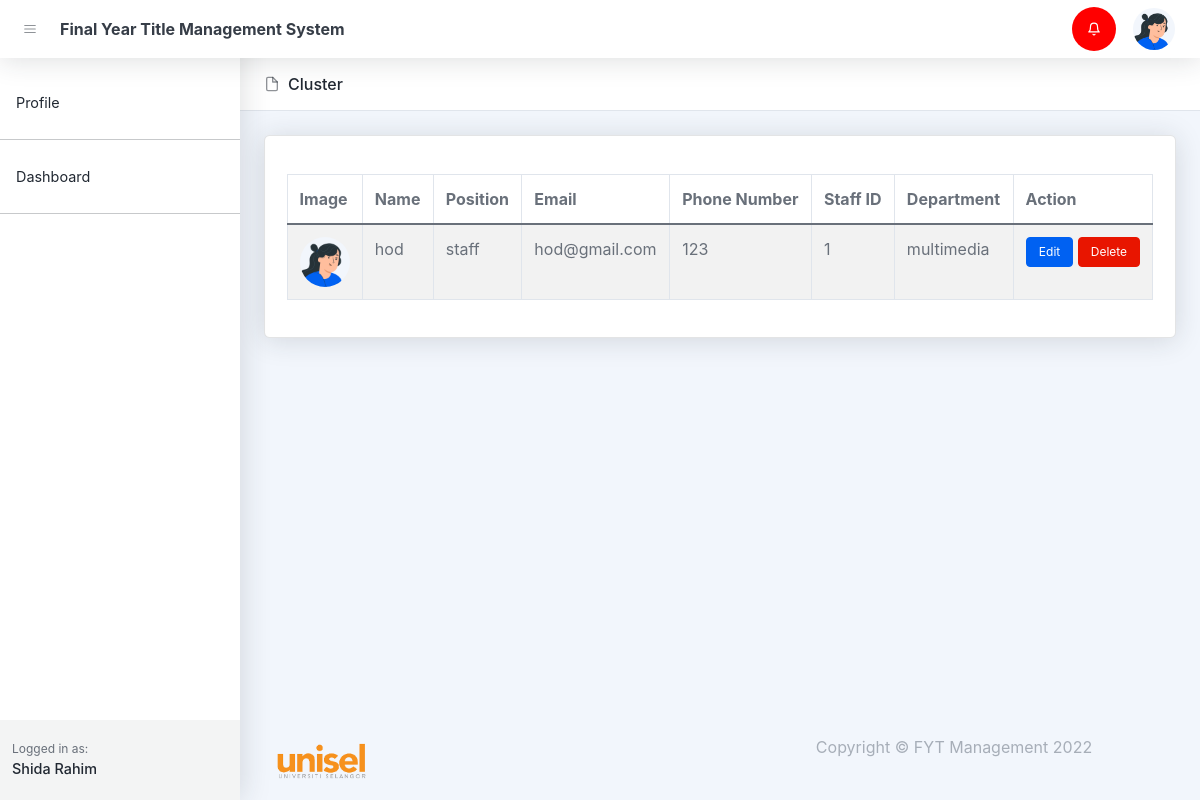
The app's page /hod-list.php (signed in), older data.
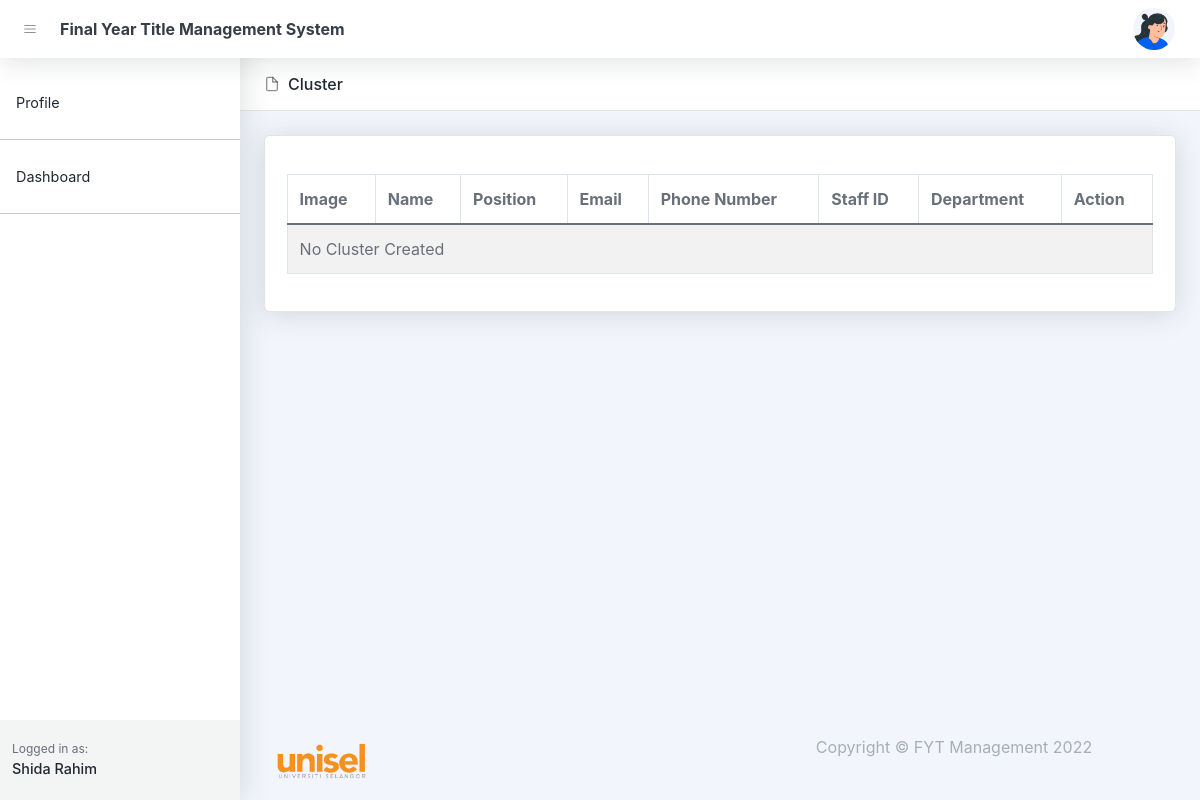
The same page, newer data.
### tables this page shows
CREATE TABLE `notifications` (
  `id` bigint(20) UNSIGNED NOT NULL,
  `user_id` text DEFAULT NULL,
  `notification` text DEFAULT NULL,
  `status` varchar(255) DEFAULT NULL,
  `created_at` timestamp NULL DEFAULT NULL,
  `updated_at` timestamp NULL DEFAULT NULL
);

CREATE TABLE `users` (
  `id` bigint(20) UNSIGNED NOT NULL,
  `name` varchar(255) NOT NULL,
  `email` varchar(255) DEFAULT NULL,
  `handphone` varchar(255) DEFAULT NULL,
  `roles` varchar(255) DEFAULT NULL,
  `password` varchar(255) DEFAULT NULL,
  `image` text DEFAULT NULL,
  `created_at` timestamp NULL DEFAULT NULL,
  `updated_at` timestamp NULL DEFAULT NULL
);

CREATE TABLE `staffs` (
  `id` bigint(20) UNSIGNED NOT NULL,
  `user_id` bigint(20) NOT NULL,
  `roles` varchar(255) DEFAULT NULL,
  `staff_id` varchar(255) DEFAULT NULL,
  `department` varchar(255) DEFAULT NULL,
  `fypcoordinator_status` varchar(255) DEFAULT NULL,
  `cluster_status` varchar(255) DEFAULT NULL,
  `status` varchar(255) DEFAULT NULL,
  `created_at` timestamp NULL DEFAULT NULL,
  `updated_at` timestamp NULL DEFAULT NULL,
  `cluster_id` varchar(255) DEFAULT NULL
);

### controllers/notifications.php (called while the page is built, shortened)
<?php
    $conn = setDbConnection();
    function getNotifications(){
        global $conn;
        $sql = "select notifications.*, users.name from notifications
        left join users on users.id = notifications.user_id
        where notifications.user_id = '".$_SESSION['id']."'
        order by id desc";
        $result = $conn->query($sql);
        if ($result->num_rows > 0) {
            while ($row = $result->fetch_assoc()) {
                $proposals[] = $row;
            }
            return  $proposals;
        }
    }
?>

### hod-list.php (the view, shortened to what the changed rows need)
<!DOCTYPE html>
<html lang="en">
    <head>
       <?php include('layout_admin/header.php')?>
    </head>
    <body class="nav-fixed">
        <?php include('layout_admin/navbar.php')?>
        <div id="layoutSidenav">
            <div id="layoutSidenav_content">
                <main>
                    <header class="page-header page-header-compact page-header-light border-bottom bg-white mb-4">
                        <div class="container-xl px-4">
                            <div class="page-header-content">
                                <div class="row align-items-center justify-content-between pt-3">
                                    <div class="col-auto mb-3">
                                        <h1 class="page-header-title">
                                            <div class="page-header-icon"><i data-feather="file"></i></div>
                                            Cluster
                                        </h1>
                                    </div>
                                </div>
                            </div>
                        </div>
                    </header>
                    <?php
                        $conn = setDbConnection();
                        $clusters = null;
                        $query = "select users.* , staffs.id as cluster_id, staffs.staff_id, staffs.department, staffs.cluster_status from users
                        left join staffs on staffs.user_id = users.id
                        where staffs.roles = 'hod' order by users.id desc";
                        $result = $conn->query($query);
                        if ($result->num_rows > 0) {
                            while ($row = $result->fetch_assoc()) {
                                $clusters[] = $row;
                            }
                        }
                    ?>
                    <div class="container-xl px-4">
                        <div class="card mb-4">
                            <div class="card-body">
                                <table class="table table-bordered table-striped table-hover">
                                    <thead>
                                        <tr>
                                            <th>Image</th>
                                            <th>Name</th>
                                            <th>Position</th>
                                            <th>Email</th>
                                            <th>Phone Number</th>
                                            <th>Staff ID</th>
                                            <th>Department</th>
                                            <th>Action</th>
                                        </tr>
                                    </thead>
                                    <tbody>
                                        <?php
                                            if( $clusters != NULL){
                                                foreach ($clusters as $key => $value) {
                                                    $image = null;
                                                    if(isset($value['image'])){
                                                        $image = '<img class="user-img" src="/fyp/assets/profile/'.$value['image'].'">';
                                                    }else{
                                                        $image = '<img class="user-img" src="/fyp/assets/img/illustrations/profiles/profile-1.png">';
                                                    }
                                                    echo '
                                                    <tr>
                                                        <td>'.$image.'</td>
                                                        <td>'.$value['name'].'</td>
                                                        <td>'.$value['roles'].'</td>
                                                        <td>'.$value['email'].'</td>
                                                        <td>'.$value['handphone'].'</td>
                                                        <td>'.$value['staff_id'].'</td>
                                                        <td>'.$value['department'].'</td>
                                                        <td class="text-center">
                                                            <a href="edit-hod.php?hod_id='.$value['id'].'" class="btn btn-sm btn-primary">Edit</a>
                                                            <a href="controllers/delete-hod.php?hod_id='.$value['id'].'" class="btn btn-sm btn-danger">Delete</a>
                                                        </td>
                                                    </tr>';
                                                }
                                            }else{
                                                echo '<tr><td colspan=8>No Cluster Created</td></tr>';
                                            }
                                        ?>
                                    </tbody>
                                </table>
                            </div>
                        </div>
                    </div>
                </main>
            </div>
        </div>
    </body>
</html>

### layout_admin/navbar.php (shortened to what the changed rows need)
<nav class="topnav navbar navbar-expand shadow justify-content-between justify-content-sm-start navbar-light bg-white" id="sidenavAccordion">
    <ul class="navbar-nav align-items-center ms-auto">
        <?php
            include_once('controllers/notifications.php');
            $notifications = getNotifications();
            if(isset($notifications)){
                echo '
                    <li class="nav-item dropdown no-caret d-none d-sm-block me-3 dropdown-notifications">
                    <a class="btn btn-icon btn-transparent-dark dropdown-toggle" id="navbarDropdownAlerts" ';
                    $status = false;
                  foreach ($notifications as $key => $value) {
                    if($value['status'] == 'new'){$status = true;};
                  }
                  var_dump($status);
                  if($status){
                    echo 'style="background:red"';
                  }
                echo ' href="javascript:void(0);" role="button" data-bs-toggle="dropdown" aria-haspopup="true" aria-expanded="true">
                    <svg xmlns="http://www.w3.org/2000/svg" ';
                if($status){
                    echo 'style="color:white"';
                }
                echo'width="24" height="24" viewBox="0 0 24 24" fill="none" stroke="currentColor" stroke-width="2" stroke-linecap="round" stroke-linejoin="round" class="feather feather-bell"><path d="M18 8A6 6 0 0 0 6 8c0 7-3 9-3 9h18s-3-2-3-9"></path><path d="M13.73 21a2 2 0 0 1-3.46 0"></path></svg></a>
                    <div class="dropdown-menu dropdown-menu-end border-0 shadow animated--fade-in-up" aria-labelledby="navbarDropdownAlerts" data-bs-popper="none">
                        <h6 class="dropdown-header dropdown-notifications-header">
                            <svg xmlns="http://www.w3.org/2000/svg" width="24" height="24" viewBox="0 0 24 24" fill="none" stroke="currentColor" stroke-width="2" stroke-linecap="round" stroke-linejoin="round" class="feather feather-bell me-2"><path d="M18 8A6 6 0 0 0 6 8c0 7-3 9-3 9h18s-3-2-3-9"></path><path d="M13.73 21a2 2 0 0 1-3.46 0"></path></svg>
                            Notifications Center
                        </h6>';
                echo '
                </div>
                </li>';
            }
        ?>
    </ul>
</nav>

Row changes from the older to the newer data that the page shows:
removed users: name "hod", roles "staff", email "hod@gmail.com", handphone "123", staffs.staff_id "1", staffs.department "multimedia"
Text that changed along with them:
text now shown: "No Cluster Created"
